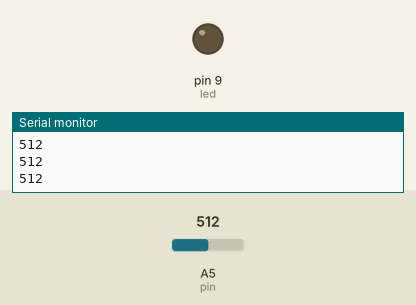
This sketch was run on a simulated Arduino Uno, built with avr-gcc and run on an emulated ATmega328P. Shown: output pins drawn as LEDs (lit = HIGH), the last lines printed to the serial monitor. The test bench sets the inputs (shaded band); at power-on: A5 (pin) = 512.

Above: at 1.2 s.
1.3 s: A5 (pin) set to 308
2.8 s: A5 (pin) set to 292
At 4.1 s:
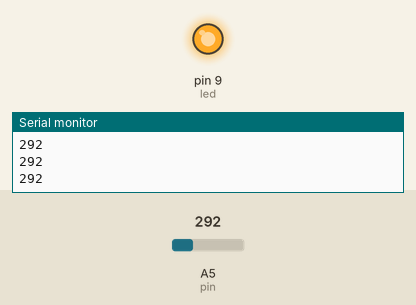
4.4 s: A5 (pin) set to 306
At 5.5 s:
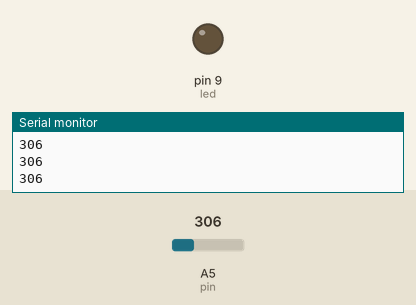
6.0 s: A5 (pin) set to 290
At 6.8 s:
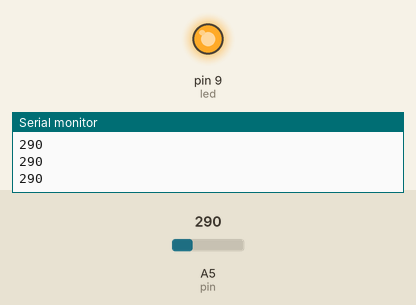
Timing chart, 0 to 8.6 s (numbered marks = the images above; inputs shaded):
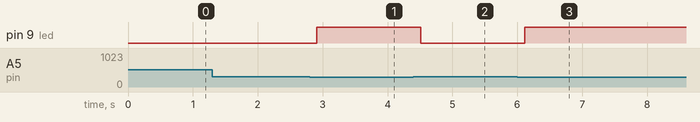

Measured:
- the behaviour switches between 300 and 299 on A5 (pin) (found by bisection; images 0 and 1)
- after the input at 2.8 s, pin 9 (led): LOW → HIGH after 0.11 s
- after the input at 4.4 s, pin 9 (led): HIGH → LOW after 0.11 s
- after the input at 6.0 s, pin 9 (led): LOW → HIGH after 0.12 s

The sketch:

sketch_jul25a.ino
```cpp
const int pin = A5;
int valor;
const int led = 9;
void setup()
{
  pinMode(A0, INPUT);
  pinMode(led, OUTPUT);
  Serial.begin(9600);
}

void loop()
{
  valor = analogRead(pin);
  Serial.println(valor);
  delay(100);

  if(valor < 300)
  {
    digitalWrite(led, HIGH);
  }
  else
  {
    digitalWrite(led, LOW);
  }
}
```
